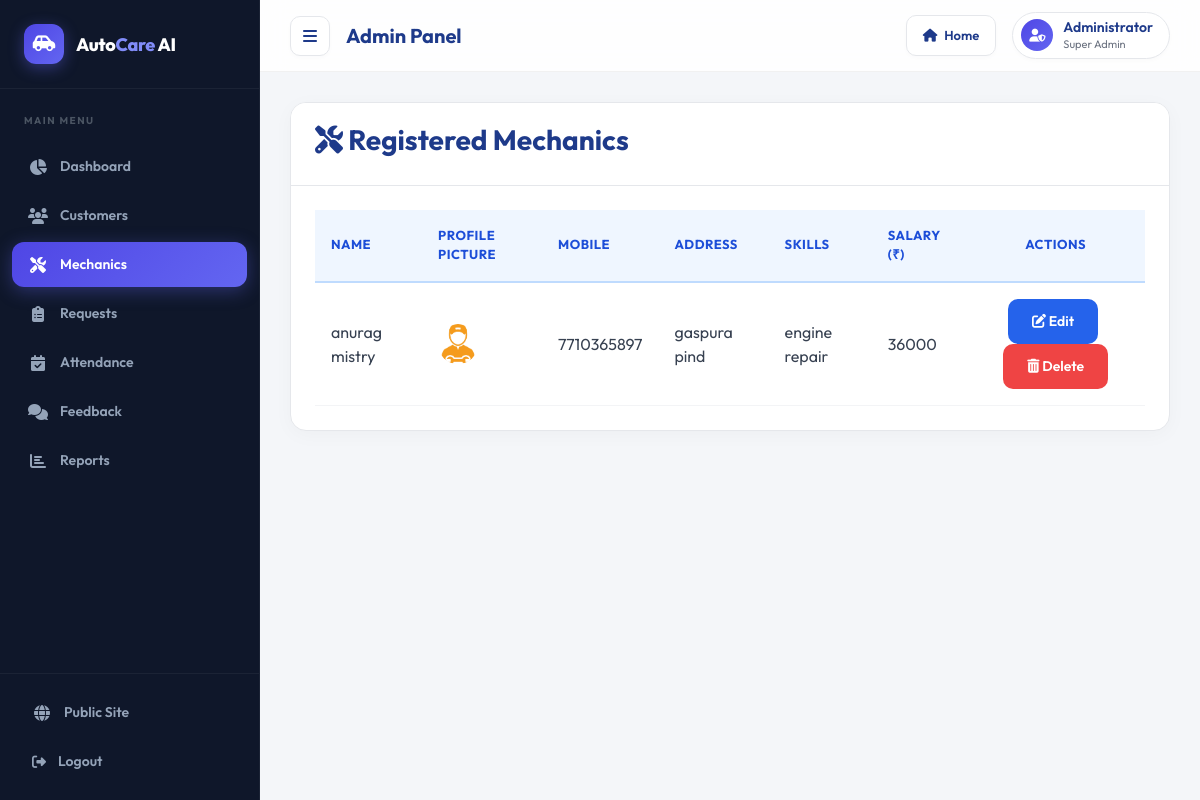
Page /admin-view-mechanic (signed in) on the committed database.
### vehicle/models.py (models this page shows, shortened)
class Mechanic(models.Model):
    user=models.OneToOneField(User,on_delete=models.CASCADE)
    profile_pic= models.ImageField(upload_to='profile_pic/MechanicProfilePic/',null=True,blank=True)
    address = models.CharField(max_length=40)
    mobile = models.CharField(max_length=20,null=False)
    skill = models.CharField(max_length=500,null=True)
    salary=models.PositiveIntegerField(null=True)
    status=models.BooleanField(default=False)
    @property
    def get_name(self):
        return self.user.first_name+" "+self.user.last_name

### vehicle/views.py (the view)
# urls.py: path('admin-view-mechanic',views.admin_view_mechanic_view,name='admin-view-mechanic'),
@login_required(login_url='adminlogin')
def admin_view_mechanic_view(request):
    mechanics=models.Mechanic.objects.all()
    return render(request,'vehicle/admin_view_mechanic.html',{'mechanics':mechanics})

### templates/vehicle/admin_view_mechanic.html
{% extends 'vehicle/adminbase.html' %}
{% block content %}
{% load static %}
<div class="wrapper">
  <div class="row">
    <div class="col-12 col-m-12 col-sm-12">
      <div class="card">
        <div class="card-header">
          <h3><i class="fas fa-screwdriver-wrench"></i> Registered Mechanics</h3>
        </div>
        <div class="card-content">
          <table>
            <thead>
              <tr>
                <th>Name</th>
                <th>Profile Picture</th>
                <th>Mobile</th>
                <th>Address</th>
                <th>Skills</th>
                <th>Salary (₹)</th>
                <th style="text-align: center;">Actions</th>
              </tr>
            </thead>
            <tbody>
              {% for m in mechanics %}
              <tr>
                <td>{{ m.get_name }}</td>
                <td>
                  <img src="{% if m.profile_pic %}{{ m.profile_pic.url }}{% else %}{% static 'images/mechanic.png' %}{% endif %}" alt="Profile Pic" height="40px" width="40px" style="border-radius: 50%; object-fit: cover;" />
                </td>
                <td>{{ m.mobile }}</td>
                <td>{{ m.address }}</td>
                <td>{{ m.skill }}</td>
                <td>{{ m.salary|default:"0" }}</td>
                <td style="text-align: center;">
                  <a class="btn btn-primary" href="{% url 'update-mechanic' m.id %}" style="padding: 6px 12px; font-size: 13px; margin-right: 5px;">
                    <i class="fas fa-edit"></i> Edit
                  </a>
                  <a class="btn btn-danger" href="{% url 'delete-mechanic' m.id %}" style="padding: 6px 12px; font-size: 13px;">
                    <i class="fas fa-trash-alt"></i> Delete
                  </a>
                </td>
              </tr>
              {% endfor %}
            </tbody>
          </table>
        </div>
      </div>
    </div>
  </div>
</div>
{% endblock content %}

### static/css/dashboard_theme.css (style rules this page uses)
.main-wrapper h1, .main-wrapper h2, .main-wrapper h3, .main-wrapper h4, .main-wrapper h5, .main-wrapper h6 { color: #1e3a8a; font-weight: 700; }
.main-wrapper .card { background: #ffffff !important; border: 1px solid #e5e7eb !important; border-radius: 16px !important; box-shadow: 0 4px 20px rgba(0, 0, 0, 0.03) !important; margin-bottom: 30px; overflow: hidden; transition: transform 0.25s ease, box-shadow 0.25s ease; }
.main-wrapper .card-header { background: #ffffff !important; border-bottom: 1px solid #e5e7eb !important; color: #1e3a8a !important; font-weight: 700 !important; padding: 20px 24px !important; }
.main-wrapper .card-body, .main-wrapper .card-content { padding: 24px !important; }
.main-wrapper .table, .main-wrapper table { width: 100%; border-collapse: collapse; color: #374151 !important; margin-bottom: 0 !important; background: #ffffff; }
.main-wrapper .table thead th, .main-wrapper table th { background: #eff6ff !important; border-bottom: 2px solid #bfdbfe !important; border-top: none !important; color: #1d4ed8 !important; font-weight: 700; text-transform: uppercase; font-size: 13px; letter-spacing: 0.5px; padding: 16px !important; text-align: left; }
.main-wrapper .table td, .main-wrapper table td { border-top: 1px solid #f3f4f6 !important; border-bottom: 1px solid #f3f4f6 !important; padding: 16px !important; vertical-align: middle !important; color: #374151 !important; }
.main-wrapper .btn, .main-wrapper input[type=submit] { border-radius: 10px !important; font-weight: 600 !important; font-size: 14px !important; padding: 12px 24px !important; transition: all 0.25s ease !important; border: none !important; cursor: pointer; text-decoration: none; }
.main-wrapper .btn-primary { background: #2563eb !important; color: #fff !important; }
.main-wrapper .btn-danger { background: #ef4444 !important; color: #fff !important; }

### templates/vehicle/adminbase.html (style rules this page uses)
*, *::before, *::after { box-sizing: border-box; margin: 0; padding: 0; }
:root { --bg: #f4f6f9; --sidebar-bg: #0f172a; --sidebar-width: 260px; --nav-height: 72px; --primary: #4f46e5; --primary-light: #818cf8; --accent: #6366f1; --text: #1f2937; --text-muted: #6b7280; --border: rgba(0, 0, 0, 0.05); --sidebar-border: rgba(255, 255, 255, 0.05); --card: #ffffff; --gradient: linear-gradient(135deg, #4f46e5, #6366f1); }
body { font-family: 'Outfit', sans-serif; background: var(--bg); color: var(--text); display: flex; min-height: 100vh; overflow-x: hidden; }

### rows in the picture
Mechanic: get_name "anurag mistry", mobile "7710365897", address "gaspura pind", skill "engine repair", salary "36000"
